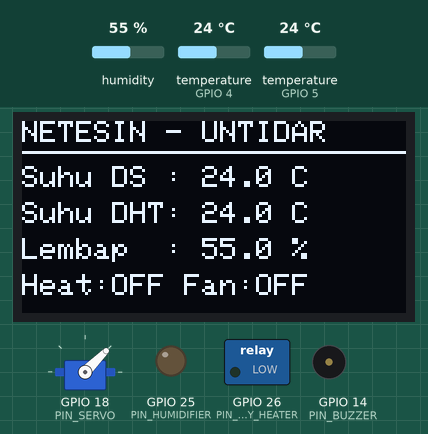
Simulated run of this sketch. Board: ESP32. Shown: servo, 128×64 one-colour display, switched loads named in the sketch (green lamp = pin HIGH), output pins drawn as LEDs (lit = HIGH), buzzer (waves = sounding, pin HIGH). Inputs (shaded band) come from the test bench; at power-on: humidity 55 %, temperature (sensors on GPIO 4, GPIO 5) 24 °C. WiFi joins after 1.5 s; servers stay silent unless stated; uploads are accepted with an empty reply; pins used as bus, display or sensor lines are not drawn; what the sketch prints to the serial monitor is not drawn.

Above: at 2.9 s.
3.0 s: humidity set to 22 %
At 5.4 s:
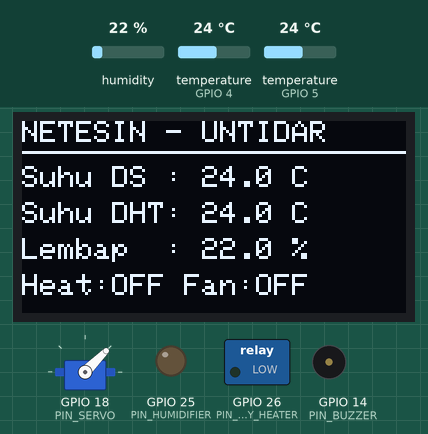
6.5 s: temperature (sensor on GPIO 4) set to 12 °C
At 7.3 s:
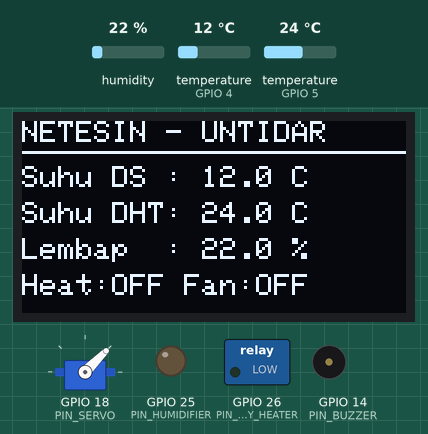
8.4 s: temperature (sensor on GPIO 5) set to 12 °C
At 11.4 s:
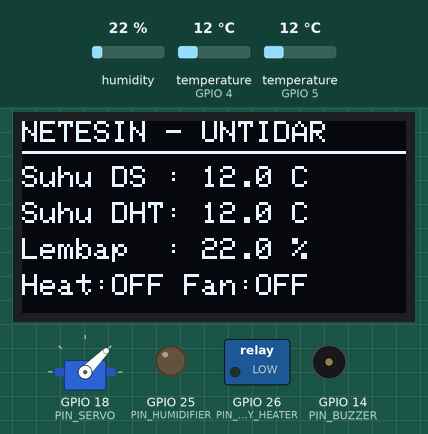
12.0 s: temperature (sensor on GPIO 4) set to 19 °C
13.9 s: humidity set to 40 %
At 17.1 s:
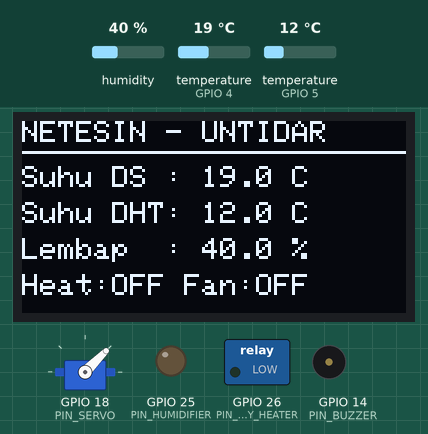
17.4 s: temperature (sensor on GPIO 4) set to 28 °C
At 19.2 s:
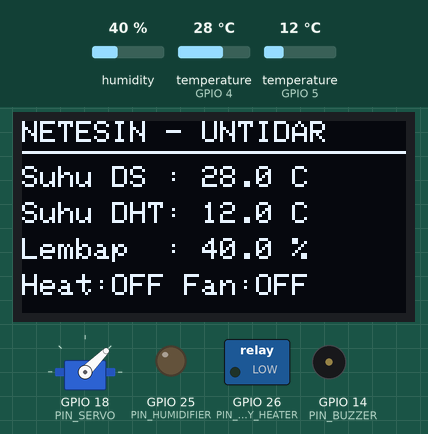
Timing chart, 0 to 20.3 s (numbered marks = the images above; inputs shaded):
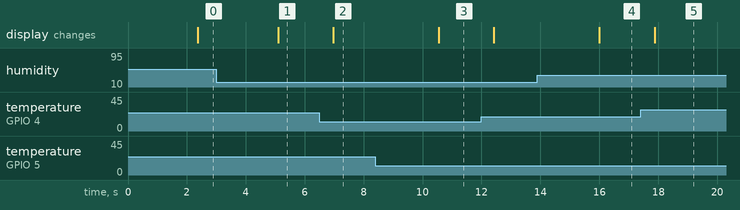

Measured:
- after the input at 3.0 s, the display: changes after 2.1 s (image 1)
- after the input at 6.5 s, the display: changes after 0.47 s (image 2)
- after the input at 8.4 s, the display: changes after 2.1 s (image 3)
- after the input at 13.9 s, the display: changes after 2.1 s (image 4)
- after the input at 17.4 s, the display: changes after 0.47 s (image 5)

The sketch:

InkubatorEntok_ESP32.ino
```cpp
/* ====================================================================
 * PROYEK AKHIR TEKNOLOGI INFORMASI - UNIVERSITAS TIDAR 2026
 * Rancang Bangun Sistem Inkubator Telur Entok Berbasis ESP32 dan IoT
 * Kolaborasi 3 Matkul: T. Sistem Terintegrasi, Kecerdasan Buatan, dan IoT
 * Peneliti: Hakkan Azrul Suseno & Muhammad Ramdhan
 * Dosen Pengampu: Muhamad Maksum Hidayat, S.Kom., M.Kom.
 * ==================================================================== */

#include <WiFi.h>
#include <HTTPClient.h>
#include <ArduinoJson.h>
#include <OneWire.h>
#include <DallasTemperature.h>
#include <DHT.h>
#include <ESP32Servo.h>
#include <Wire.h>
#include <Adafruit_GFX.h>
#include <Adafruit_SSD1306.h>

// ---------------- KONFIGURASI JARINGAN & SERVER ----------------
// Silakan sesuaikan nama WiFi dan Password di bawah ini:
const char* WIFI_SSID     = "POLDA MAGELANG";
const char* WIFI_PASSWORD = "12345678";

// Alamat IP Laptop Anda (Port 3100) - Terdeteksi di Hotspot HP:
const char* SERVER_URL    = "http://192.168.227.36:3100/api/telemetry";

// ---------------- DEFINISI PIN (SESUAI PROPOSAL BAB 3.3) ----------------
#define PIN_DS18B20      4    // GPIO 4: DS18B20 Waterproof Data (Suhu Inti)
#define PIN_DHT22        5    // GPIO 5: DHT22 / AM2302 (Suhu & Kelembapan Udara)
#define PIN_SERVO        18   // GPIO 18: Servo SG90 (Pembalik Telur Tilting Grid)
#define PIN_HUMIDIFIER   25   // GPIO 25: MOSFET Humidifier Ultrasonic 5V
#define PIN_RELAY_HEATER 26   // GPIO 26: Relay Modul (2x Lampu Pijar 5W)
#define PIN_FAN_DC       27   // GPIO 27: Driver Fan DC 6010 (Sirkulasi Udara)
#define PIN_BUZZER       14   // GPIO 14: Buzzer Indikator Suara Alarm
#define PIN_OLED_SDA     21   // GPIO 21: OLED 0.96" SDA (I2C)
#define PIN_OLED_SCL     22   // GPIO 22: OLED 0.96" SCL (I2C)

#define DHTTYPE DHT22
#define SCREEN_WIDTH 128
#define SCREEN_HEIGHT 64

// Inisialisasi Objek Sensor & Aktuator
OneWire oneWire(PIN_DS18B20);
DallasTemperature ds18b20Sensor(&oneWire);
DHT dht(PIN_DHT22, DHTTYPE);
Servo eggServo;
Adafruit_SSD1306 display(SCREEN_WIDTH, SCREEN_HEIGHT, &Wire, -1);

// Variabel Status Telemetri & Kontrol
float tempCoreDS = 0.0;
float tempAmbientDHT = 0.0;
float humidityDHT = 0.0;
bool heaterState = false;
bool fanState = false;
bool humidifierState = false;
bool buzzerState = false;
int currentServoAngle = 45;
String controlMode = "AUTO";

unsigned long lastSendMillis = 0;
const unsigned long SEND_INTERVAL = 2000; // Kirim telemetri setiap 2 detik

void setup() {
  Serial.begin(115200);
  Serial.println("\n[NETESIN] Memulai Sistem Inkubator Telur Entok ESP32...");

  // Konfigurasi Mode Pin GPIO
  pinMode(PIN_RELAY_HEATER, OUTPUT);
  pinMode(PIN_FAN_DC, OUTPUT);
  pinMode(PIN_HUMIDIFIER, OUTPUT);
  pinMode(PIN_BUZZER, OUTPUT);

  // Inisialisasi Kondisi Awal Aktuator
  digitalWrite(PIN_RELAY_HEATER, LOW);
  digitalWrite(PIN_FAN_DC, HIGH); // Default kipas hidup untuk sirkulasi
  digitalWrite(PIN_HUMIDIFIER, LOW);
  digitalWrite(PIN_BUZZER, LOW);

  // Inisialisasi Servo SG90
  eggServo.attach(PIN_SERVO);
  eggServo.write(currentServoAngle);

  // Inisialisasi Sensor
  ds18b20Sensor.begin();
  dht.begin();

  // Inisialisasi Layar OLED 0.96"
  Wire.begin(PIN_OLED_SDA, PIN_OLED_SCL);
  if (!display.begin(SSD1306_SWITCHCAPVCC, 0x3C)) {
    Serial.println("Gagal menginisialisasi OLED 0.96!");
  } else {
    display.clearDisplay();
    display.setTextSize(1);
    display.setTextColor(WHITE);
    display.setCursor(10, 10);
    display.println("NETESIN IOT UNTIDAR");
    display.setCursor(10, 30);
    display.println("Menghubungkan WiFi..");
    display.display();
  }

  // Menghubungkan ke Jaringan Wi-Fi
  connectToWiFi();
}

void loop() {
  // 1. Baca Sensor Fisik
  readSensors();

  // 2. Perbarui Tampilan Layar OLED Lokal
  updateOledDisplay();

  // 3. Kirim Telemetri ke Gateway Server Web Terintegrasi
  if (millis() - lastSendMillis >= SEND_INTERVAL) {
    lastSendMillis = millis();
    sendTelemetryToServer();
  }

  delay(50);
}

void connectToWiFi() {
  WiFi.mode(WIFI_STA);
  WiFi.begin(WIFI_SSID, WIFI_PASSWORD);
  Serial.print("Menghubungkan ke Wi-Fi");
  int attempts = 0;
  while (WiFi.status() != WL_CONNECTED && attempts < 25) {
    delay(500);
    Serial.print(".");
    attempts++;
  }
  if (WiFi.status() == WL_CONNECTED) {
    Serial.println("\nWi-Fi Terhubung! IP ESP32: " + WiFi.localIP().toString());
  } else {
    Serial.println("\nWiFi gagal terhubung, ESP32 berjalan dalam mode offline...");
  }
}

void readSensors() {
  // Baca DS18B20 (Waterproof Core Temp)
  ds18b20Sensor.requestTemperatures();
  float tDS = ds18b20Sensor.getTempCByIndex(0);
  if (tDS != DEVICE_DISCONNECTED_C && tDS > -10.0 && tDS < 80.0) {
    tempCoreDS = tDS;
  }

  // Baca DHT22 (Ambient Temp & Relative Humidity)
  float tDHT = dht.readTemperature();
  float hDHT = dht.readHumidity();
  if (!isnan(tDHT)) tempAmbientDHT = tDHT;
  if (!isnan(hDHT)) humidityDHT = hDHT;
}

void updateOledDisplay() {
  display.clearDisplay();
  display.setTextSize(1);
  display.setCursor(0, 0);
  display.println("NETESIN - UNTIDAR");
  display.drawLine(0, 10, 128, 10, WHITE);

  display.setCursor(0, 15);
  display.printf("Suhu DS : %.1f C\n", tempCoreDS);
  display.setCursor(0, 27);
  display.printf("Suhu DHT: %.1f C\n", tempAmbientDHT);
  display.setCursor(0, 39);
  display.printf("Lembap  : %.1f %%\n", humidityDHT);

  display.setCursor(0, 51);
  display.printf("Heat:%s Fan:%s\n", heaterState ? "ON" : "OFF", fanState ? "ON" : "OFF");
  display.display();
}

void sendTelemetryToServer() {
  if (WiFi.status() != WL_CONNECTED) return;

  HTTPClient http;
  http.begin(SERVER_URL);
  http.addHeader("Content-Type", "application/json");

  // Format Payload JSON Telemetri
  StaticJsonDocument<512> doc;
  doc["device_id"] = "ESP32-INKUBATOR-ENTOK-01";
  doc["ip_address"] = WiFi.localIP().toString();
  doc["wifi_rssi"] = WiFi.RSSI();
  doc["temp_ds18b20"] = tempCoreDS;
  doc["temp_dht22"] = tempAmbientDHT;
  doc["humidity"] = humidityDHT;
  doc["heater"] = heaterState;
  doc["fan"] = fanState;
  doc["humidifier"] = humidifierState;
  doc["servo_angle"] = currentServoAngle;
  doc["buzzer"] = buzzerState;

  String jsonPayload;
  serializeJson(doc, jsonPayload);

  int httpCode = http.POST(jsonPayload);
  if (httpCode == HTTP_CODE_OK || httpCode == HTTP_CODE_CREATED) {
    String response = http.getString();

    // Parse Perintah Balik Aktuator dari Server Web
    StaticJsonDocument<256> respDoc;
    DeserializationError error = deserializeJson(respDoc, response);
    if (!error) {
      if (respDoc.containsKey("control_mode")) {
        controlMode = respDoc["control_mode"].as<String>();
      }
      if (respDoc.containsKey("heater")) {
        heaterState = respDoc["heater"];
        digitalWrite(PIN_RELAY_HEATER, heaterState ? HIGH : LOW);
      }
      if (respDoc.containsKey("fan")) {
        fanState = respDoc["fan"];
        digitalWrite(PIN_FAN_DC, fanState ? HIGH : LOW);
      }
      if (respDoc.containsKey("humidifier")) {
        humidifierState = respDoc["humidifier"];
        digitalWrite(PIN_HUMIDIFIER, humidifierState ? HIGH : LOW);
      }
      if (respDoc.containsKey("servo_angle")) {
        currentServoAngle = respDoc["servo_angle"];
        eggServo.write(currentServoAngle);
      }
      if (respDoc.containsKey("buzzer")) {
        buzzerState = respDoc["buzzer"];
        digitalWrite(PIN_BUZZER, buzzerState ? HIGH : LOW);
      }
    }
  } else {
    Serial.printf("[HTTP] Gagal mengirim telemetri, respons: %d\n", httpCode);
  }
  http.end();
}
```
